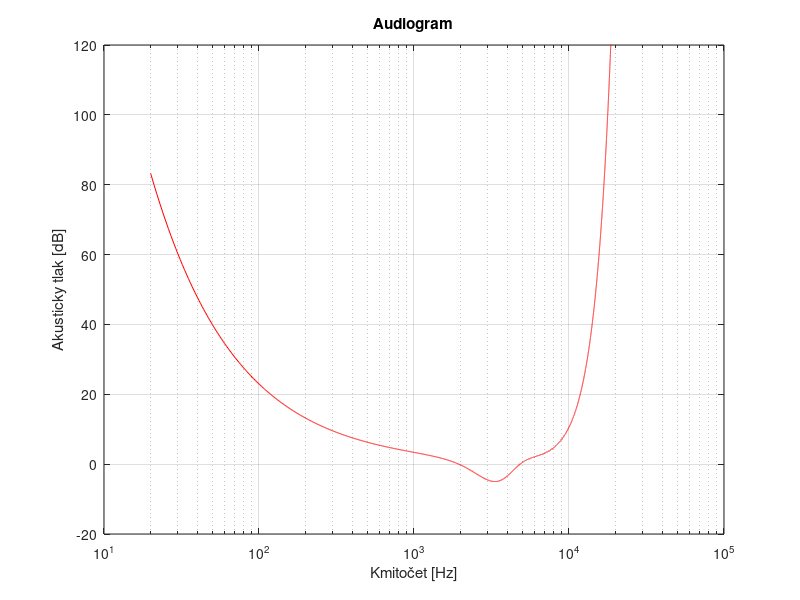

This chart was generated by the following MATLAB code:

f= 20:20000;
p= 3.64*(f/1000).^(-0.8) - 6.5*exp(-0.6*(f/1000 - 3.3).^2)+10.^(-3)*(f/1000).^4;
semilogx(f,p,"red")
grid on
title('Audiogram')
xlabel('Kmitočet [Hz]') 
ylabel('Akusticky tlak [dB]')
ylim([-20 120])